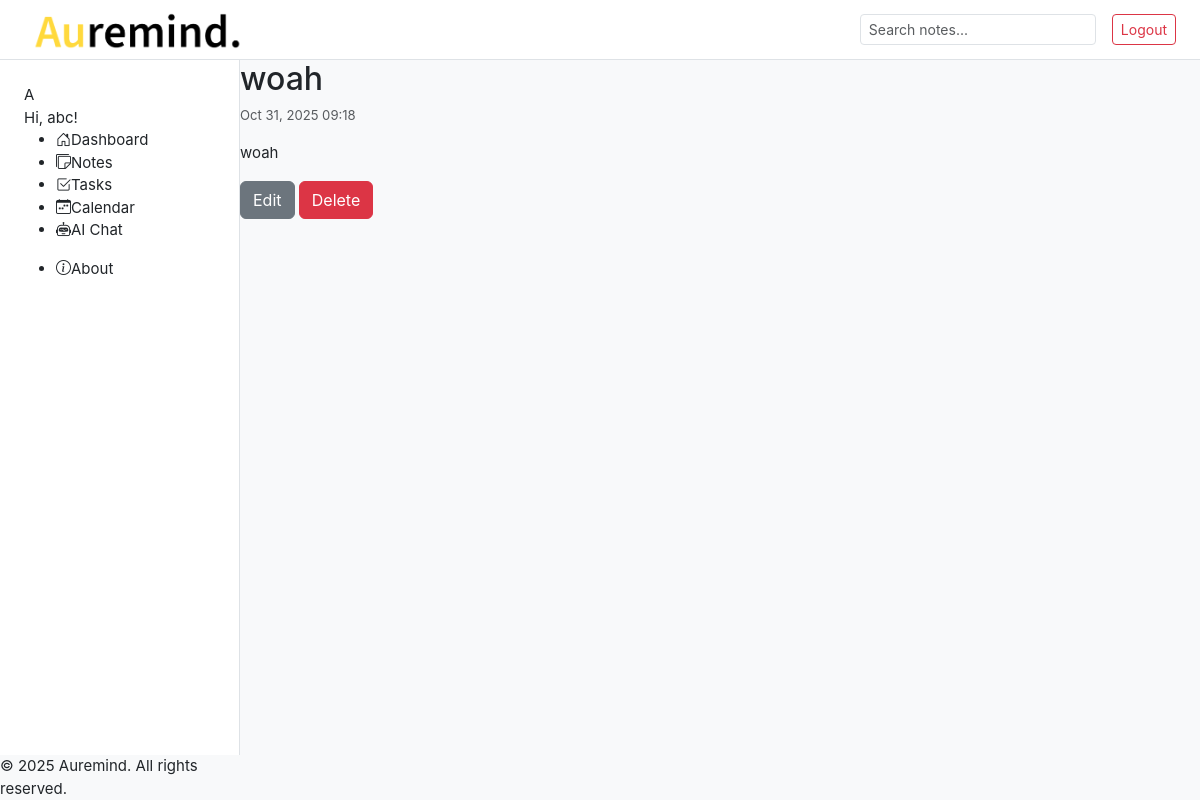
The page /note/18/ (signed in) on the database its author committed.
### notes/models.py (models this page shows, shortened)
class Note(models.Model):
    user = models.ForeignKey(User, on_delete=models.CASCADE)
    title = models.CharField(max_length=200)
    encrypted_content = models.TextField(blank=True, null=True, db_column='content')
    created_at = models.DateTimeField(auto_now_add=True)
    encrypted_attachment = models.BinaryField(blank=True, null=True)
    attachment_name = models.CharField(max_length=255, blank=True, null=True)
    @property
    def content(self) -> str:
        return decrypt_data(self.encrypted_content)
    @content.setter
    def content(self, value: str):
        """
        This 'setter' encrypts the content when you set 'note.content = ...'.
        """
        self.encrypted_content = encrypt_data(value)

### notes/views.py (the view)
# urls.py: path('note/<int:pk>/', views.note_detail, name='detail'),
@login_required
def note_detail(request, pk):
    note = get_object_or_404(Note, pk=pk, user=request.user)
    return render(request, 'notes/note_detail.html', {'note': note})

### notes/crypt.py (called while the page is built)
def decrypt_data(encrypted_token: str) -> str:
    if not encrypted_token:
        return ""
    try:
        encrypted_bytes = encrypted_token.encode('utf-8')
        decrypted_bytes = f.decrypt(encrypted_bytes)
        return decrypted_bytes.decode('utf-8')
    except (InvalidToken, TypeError):
        return "Decryption Failed: Invalid data."
    except Exception:
        return "Decryption Failed."

### notes/templates/notes/note_detail.html (shortened to what this page needs)
{% extends 'notes/base.html' %}
{% block content %}
<h2>{{ note.title }}</h2>
<p class="small text-muted">{{ note.created_at|date:"M d, Y H:i" }}</p>
<p>{{ note.content|linebreaks }}</p>
<a href="{% url 'notes:edit' pk=note.pk %}" class="btn btn-secondary">Edit</a>
<a href="{% url 'notes:delete' pk=note.pk %}" class="btn btn-danger">Delete</a>
{% endblock %}

### notes/templates/notes/base.html (shortened to what this page needs)
{% load static %}
<!DOCTYPE html>
<html>
<head>
  <link href="https://cdn.jsdelivr.net/npm/bootstrap@5.3.0/dist/css/bootstrap.min.css" rel="stylesheet">
  <link rel="stylesheet" href="https://cdn.jsdelivr.net/npm/bootstrap-icons@1.11.3/font/bootstrap-icons.min.css">
  <link rel="stylesheet" href="https://cdn.jsdelivr.net/npm/flatpickr/dist/flatpickr.min.css">
  <link rel="stylesheet" href="{% static 'notes/style.css' %}">
</head>
<body>
  <div class="app-container">
    <header class="app-header">
      <div class="d-flex align-items-center">
        <a class="navbar-brand ms-2" href="{% url 'notes:dashboard' %}">
          <img src="{% static 'notes/Auremind Logo.png' %}" alt="Auremind Logo" class="navbar-logo">
        </a>
      </div>
      <div class="d-flex align-items-center">
        {% if user.is_authenticated %}
          <div class="search-container position-relative me-3">
            <input type="text" id="search-input" class="form-control form-control-sm" placeholder="Search notes..." autocomplete="off">
          </div>
          <form method="post" action="{% url 'notes:logout' %}" style="display:inline;">
            <button type="submit" class="btn btn-outline-danger btn-sm">Logout</button>
          </form>
        {% else %}
          <a href="{% url 'notes:register' %}" class="btn btn-outline-success btn-sm me-2">Register</a>
          <a href="{% url 'notes:login' %}" class="btn btn-outline-primary btn-sm">Login</a>
        {% endif %}
      </div>
    </header>
    <aside class="sidebar" id="sidebar">
      {% if user.is_authenticated %}
        <div class="user-profile">
          <div class="avatar">{{ user.username|first|upper }}</div>
          <span class="username">Hi, {{ user.username }}!</span>
        </div>
        <ul class="nav-links">
          <li class="nav-item">
            <a class="nav-link" href="{% url 'notes:dashboard' %}"><i class="bi bi-house-door"></i>Dashboard</a>
          </li>
          <li class="nav-item">
            <a class="nav-link" href="{% url 'notes:note' %}"><i class="bi bi-stickies"></i>Notes</a>
          </li>
          <li class="nav-item">
            <a class="nav-link" href="{% url 'notes:task' %}"><i class="bi bi-check2-square"></i>Tasks</a>
          </li>
          <li class="nav-item">
            <a class="nav-link" href="{% url 'notes:calendar' %}"><i class="bi bi-calendar-week"></i>Calendar</a>
          </li>
          <li class="nav-item">
            <a class="nav-link" href="{% url 'notes:chat' %}"><i class="bi bi-robot"></i>AI Chat</a>
          </li>
        </ul>
        <div class="sidebar-footer">
          <ul class="nav-links">
            <li class="nav-item">
              <a class="nav-link" href="{% url 'notes:about' %}"><i class="bi bi-info-circle"></i>About</a>
            </li>
          </ul>
        </div>
      {% endif %}
    </aside>
    <main class="main-content">
      {% block content %}{% endblock %}
    </main>
    <aside class="right-sidebar">
      </aside>
    <footer class="app-footer">
      <p class="mb-0">&copy; {% now "Y" %} Auremind. All rights reserved.</p>
    </footer>
  </div><script src="https://cdn.jsdelivr.net/npm/bootstrap@5.3.0/dist/js/bootstrap.bundle.min.js"></script>
</body>
</html>

### notes/static/notes/style.css (style rules this page uses)
:root { --app-bg: #f8f9fa; --sidebar-bg: #ffffff; --card-bg: #ffffff; --border-color: #dee2e6; --text-color: #212529; --text-muted: #6c757d; --primary-color: #0d6efd; }
body { font-family: -apple-system, BlinkMacSystemFont, "Segoe UI", Roboto, Helvetica, Arial, sans-serif; background-color: var(--app-bg); margin: 0; padding: 0; color: var(--text-color); font-size: 15px; }
.app-container { display: grid; grid-template-columns: 240px 1fr 280px; grid-template-rows: auto 1fr auto; grid-template-areas: "header header header" "sidebar main-content right-sidebar" "footer footer footer"; min-height: 100vh; }
.app-header { grid-area: header; display: flex; align-items: center; justify-content: space-between; padding: 0.5rem 1.5rem; background-color: var(--sidebar-bg); border-bottom: 1px solid var(--border-color); height: 60px; }
.app-header .navbar-logo { height: 40px; }
.sidebar { grid-area: sidebar; background-color: var(--sidebar-bg); padding: 1.5rem; border-right: 1px solid var(--border-color); }

### rows shown on the page
Note: title "woah", created_at "Oct 31, 2025 09:18", content "woah"

### other values the page prints
{{ user.username|first|upper }} "A"
{{ user.username }} "abc"
